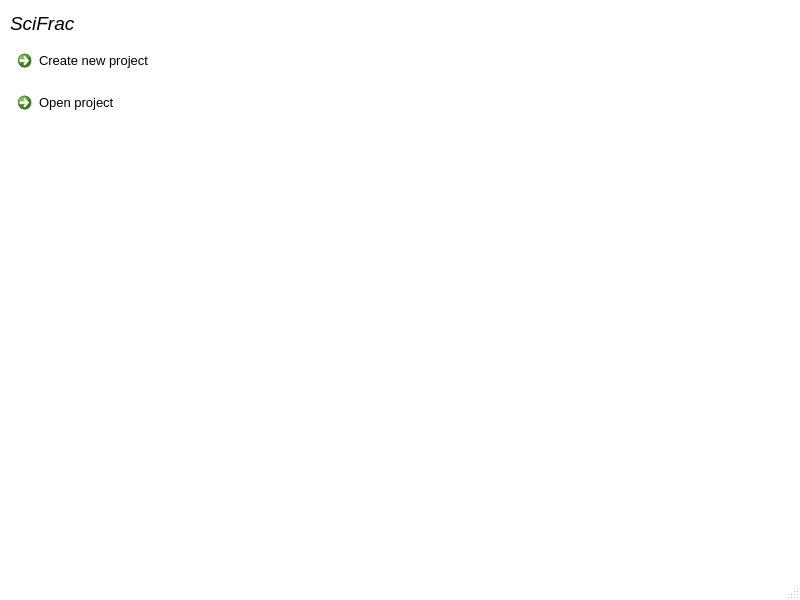
<?xml version="1.0" encoding="UTF-8"?>
<ui version="4.0">
 <class>MainWindow</class>
 <widget class="QMainWindow" name="MainWindow">
  <property name="geometry">
   <rect>
    <x>0</x>
    <y>0</y>
    <width>800</width>
    <height>600</height>
   </rect>
  </property>
  <property name="palette">
   <palette>
    <active>
     <colorrole role="Base">
      <brush brushstyle="SolidPattern">
       <color alpha="255">
        <red>255</red>
        <green>255</green>
        <blue>255</blue>
       </color>
      </brush>
     </colorrole>
     <colorrole role="Window">
      <brush brushstyle="SolidPattern">
       <color alpha="255">
        <red>255</red>
        <green>255</green>
        <blue>255</blue>
       </color>
      </brush>
     </colorrole>
    </active>
    <inactive>
     <colorrole role="Base">
      <brush brushstyle="SolidPattern">
       <color alpha="255">
        <red>255</red>
        <green>255</green>
        <blue>255</blue>
       </color>
      </brush>
     </colorrole>
     <colorrole role="Window">
      <brush brushstyle="SolidPattern">
       <color alpha="255">
        <red>255</red>
        <green>255</green>
        <blue>255</blue>
       </color>
      </brush>
     </colorrole>
    </inactive>
    <disabled>
     <colorrole role="Base">
      <brush brushstyle="SolidPattern">
       <color alpha="255">
        <red>255</red>
        <green>255</green>
        <blue>255</blue>
       </color>
      </brush>
     </colorrole>
     <colorrole role="Window">
      <brush brushstyle="SolidPattern">
       <color alpha="255">
        <red>255</red>
        <green>255</green>
        <blue>255</blue>
       </color>
      </brush>
     </colorrole>
    </disabled>
   </palette>
  </property>
  <property name="font">
   <font>
    <weight>50</weight>
    <bold>false</bold>
   </font>
  </property>
  <property name="windowTitle">
   <string>MainWindow</string>
  </property>
  <widget class="QWidget" name="centralwidget">
   <widget class="QWidget" name="verticalLayoutWidget">
    <property name="geometry">
     <rect>
      <x>10</x>
      <y>10</y>
      <width>174</width>
      <height>111</height>
     </rect>
    </property>
    <layout class="QVBoxLayout" name="verticalLayout_2">
     <item>
      <widget class="QLabel" name="clLabel">
       <property name="font">
        <font>
         <pointsize>14</pointsize>
         <weight>50</weight>
         <italic>true</italic>
         <bold>false</bold>
        </font>
       </property>
       <property name="text">
        <string>SciFrac</string>
       </property>
      </widget>
     </item>
     <item>
      <widget class="QCommandLinkButton" name="createNewProjectButton">
       <property name="font">
        <font>
         <family>Segoe UI</family>
         <pointsize>10</pointsize>
         <weight>50</weight>
         <bold>false</bold>
        </font>
       </property>
       <property name="text">
        <string>Create new project</string>
       </property>
      </widget>
     </item>
     <item>
      <widget class="QCommandLinkButton" name="openProjectButton">
       <property name="font">
        <font>
         <family>Segoe UI</family>
         <pointsize>10</pointsize>
         <weight>50</weight>
         <bold>false</bold>
        </font>
       </property>
       <property name="text">
        <string>Open project</string>
       </property>
      </widget>
     </item>
    </layout>
   </widget>
  </widget>
  <widget class="QStatusBar" name="statusbar"/>
 </widget>
 <resources/>
 <connections/>
</ui>
